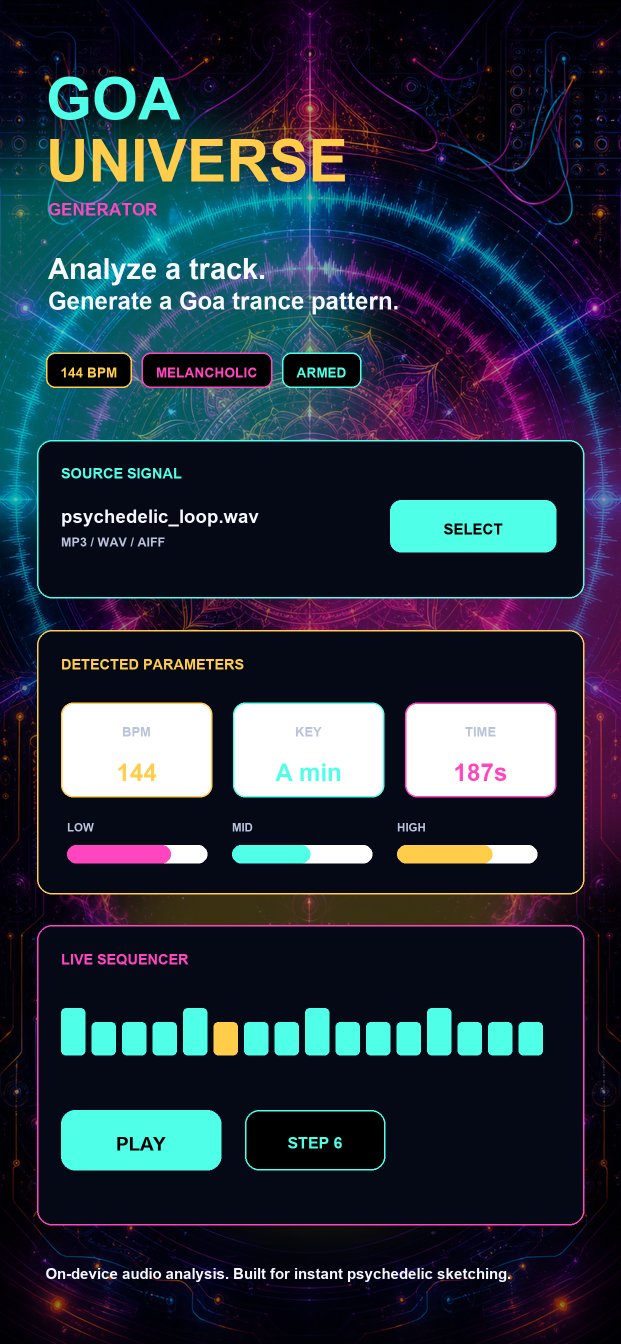
#> input picture AppStore/Screenshots/iphone65-1.png, 1242 x 2688 px, given in place of goa-psy-background.png, which was not available (shown at 1/2 size)
$ python create_appstore_screenshot.py
#> lines starting #> are read from the running program, lines starting #| are printed output that depends on the picture; pictures that were not available may be replaced by others from this repository, and a replacement may not be noted
#!/usr/bin/env python3
from pathlib import Path

from PIL import Image, ImageDraw, ImageFilter, ImageFont

ROOT = Path(__file__).resolve().parents[1]
BACKGROUND = ROOT / "Assets.xcassets" / "GoaPsyBackground.imageset" / "goa-psy-background.png"
OUTPUT = ROOT / "AppStore" / "Screenshots" / "iphone65-1.png"
SIZE = (1242, 2688)


def font(size: int, bold: bool = False) -> ImageFont.FreeTypeFont:
    candidates = [
        r"C:\Windows\Fonts\arialbd.ttf" if bold else r"C:\Windows\Fonts\arial.ttf",
        r"C:\Windows\Fonts\segoeuib.ttf" if bold else r"C:\Windows\Fonts\segoeui.ttf",
    ]
    for candidate in candidates:
        path = Path(candidate)
        if path.exists():
            return ImageFont.truetype(str(path), size)
    return ImageFont.load_default()


def text_center(draw: ImageDraw.ImageDraw, box: tuple[int, int, int, int], value: str, fnt, fill) -> None:
    bbox = draw.textbbox((0, 0), value, font=fnt)
    x = box[0] + (box[2] - box[0] - (bbox[2] - bbox[0])) / 2
    y = box[1] + (box[3] - box[1] - (bbox[3] - bbox[1])) / 2
    draw.text((x, y), value, font=fnt, fill=fill)


def rounded_panel(draw: ImageDraw.ImageDraw, box, outline, fill=(5, 9, 22, 188), radius=30, width=3) -> None:
    draw.rounded_rectangle(box, radius=radius, fill=fill, outline=outline, width=width)


def main() -> None:
    OUTPUT.parent.mkdir(parents=True, exist_ok=True)

    bg = Image.open(BACKGROUND).convert("RGB")
#> bg is the input picture: PIL image 1242x2688 RGB; mean R, G, B 38.5, 49, 62.6
    bg_ratio = bg.width / bg.height
#> bg_ratio = 0.462
    target_ratio = SIZE[0] / SIZE[1]
    if bg_ratio > target_ratio:
        new_h = SIZE[1]
        new_w = int(new_h * bg_ratio)
    else:
        new_w = SIZE[0]
        new_h = int(new_w / bg_ratio)
#> new_h = 2688
    bg = bg.resize((new_w, new_h), Image.Resampling.LANCZOS)
    left = (new_w - SIZE[0]) // 2
    top = (new_h - SIZE[1]) // 2
#> top = 0
    image = bg.crop((left, top, left + SIZE[0], top + SIZE[1])).convert("RGBA")

    overlay = Image.new("RGBA", SIZE, (0, 0, 0, 0))
#> overlay: PIL image 1242x2688 RGBA; every value is 0
    od = ImageDraw.Draw(overlay)
    od.rectangle((0, 0, SIZE[0], SIZE[1]), fill=(0, 0, 0, 82))
    od.rectangle((0, 1180, SIZE[0], SIZE[1]), fill=(0, 0, 0, 120))
    image = Image.alpha_composite(image, overlay)
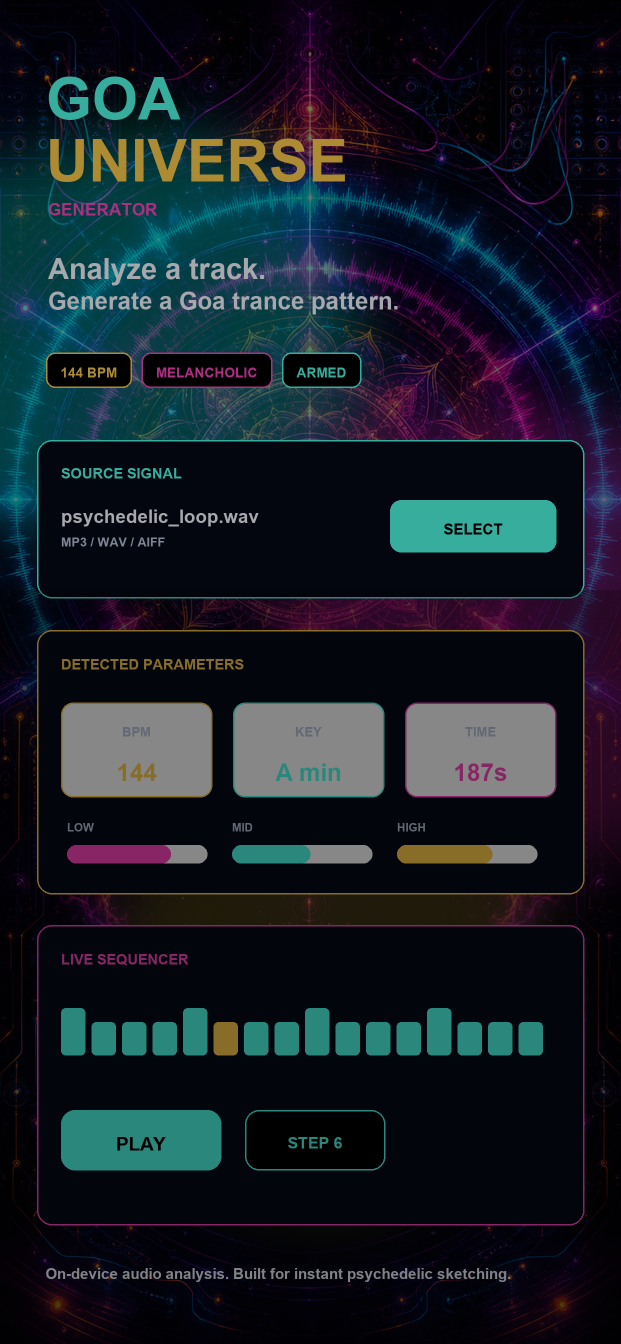
#> image: PIL image 1242x2688 RGBA (shown at 1/2 size); mean R, G, B, A 22.3, 29.1, 37.5, 255

    glow = Image.new("RGBA", SIZE, (0, 0, 0, 0))
    gd = ImageDraw.Draw(glow)
    for box, color in [
        ((-180, 210, 760, 1150), (0, 255, 230, 88)),
        ((500, 760, 1500, 1790), (255, 40, 190, 76)),
        ((170, 1500, 1120, 2460), (255, 210, 40, 58)),
    ]:
        gd.ellipse(box, fill=color)
    glow = glow.filter(ImageFilter.GaussianBlur(72))
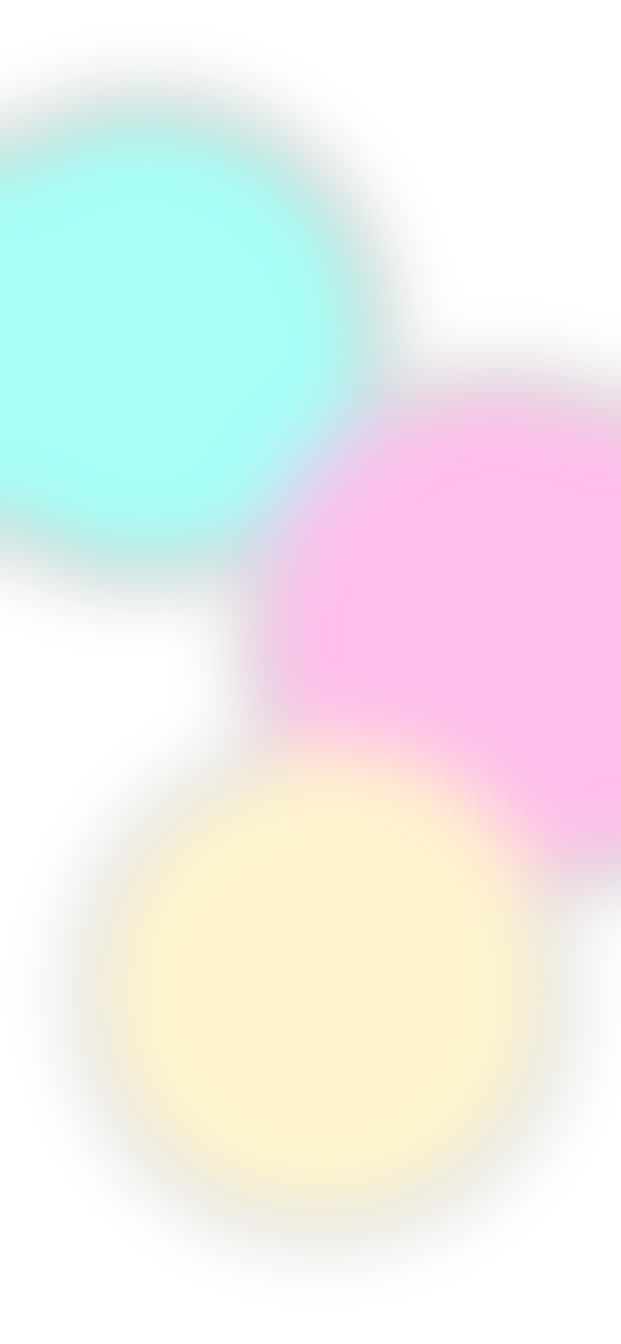
#> glow: PIL image 1242x2688 RGBA (shown at 1/2 size); mean R, G, B, A 97.7, 97, 81.3, 40.8; transparent parts drawn white
    image = Image.alpha_composite(image, glow)
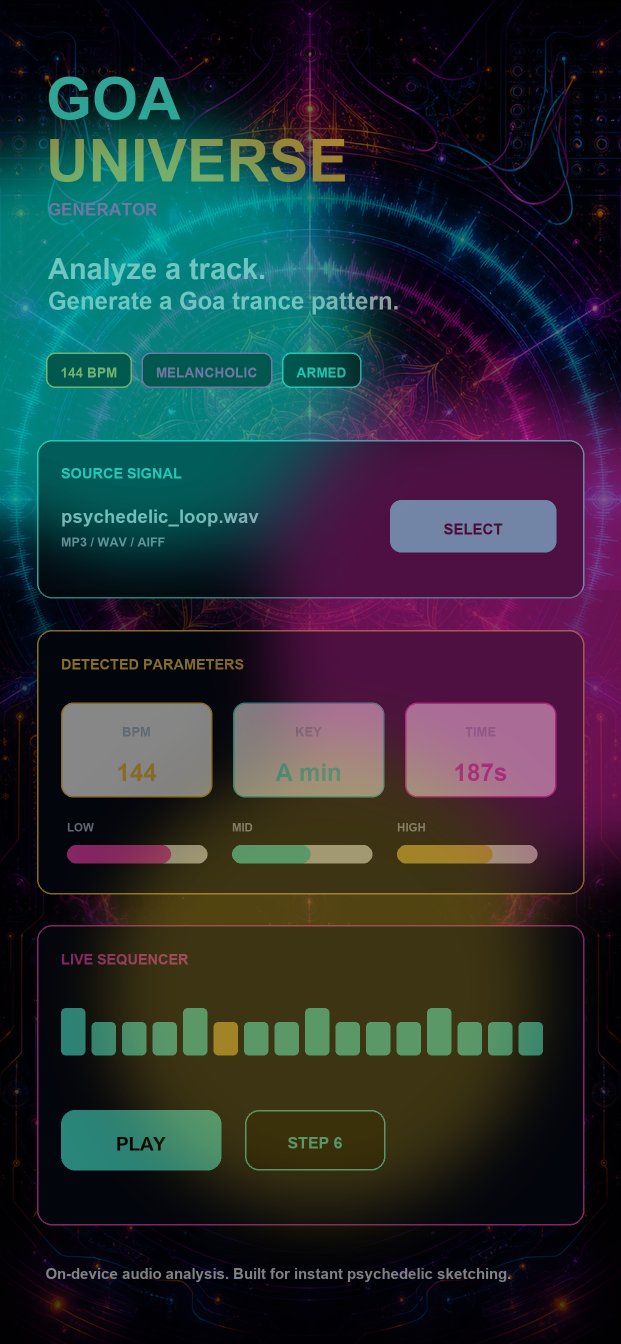
#> image: PIL image 1242x2688 RGBA (shown at 1/2 size); mean R, G, B, A 40.7, 47.3, 52.7, 255

    draw = ImageDraw.Draw(image)
    cyan = (80, 255, 232, 255)
    gold = (255, 205, 74, 255)
    magenta = (255, 70, 190, 255)
    white = (246, 248, 255, 255)
    muted = (185, 196, 220, 255)

    draw.text((92, 132), "GOA", font=font(118, True), fill=cyan)
    draw.text((92, 256), "UNIVERSE", font=font(118, True), fill=gold)
    draw.text((96, 400), "GENERATOR", font=font(34, True), fill=magenta)

    draw.text((96, 505), "Analyze a track.", font=font(58, True), fill=white)
    draw.text((96, 575), "Generate a Goa trance pattern.", font=font(48, True), fill=white)

    chip_y = 705
    chips = [("144 BPM", gold), ("MELANCHOLIC", magenta), ("ARMED", cyan)]
    x = 92
    for label, color in chips:
        text_box = draw.textbbox((0, 0), label, font=font(27, True))
        w = text_box[2] - text_box[0] + 58
        draw.rounded_rectangle((x, chip_y, x + w, chip_y + 70), radius=18, fill=(0, 0, 0, 150), outline=color, width=3)
        text_center(draw, (x, chip_y, x + w, chip_y + 70), label, font(27, True), color)
        x += w + 20
#> this loop made 3 passes
#> (text_box, w, x) on passes 1 to 3: ((0, 2, 41, 10), 99, 211), ((0, 2, 73, 10), 131, 362), ((0, 2, 34, 10), 92, 474)
#> after the loop, x = 474

    rounded_panel(draw, (74, 880, 1168, 1196), cyan)
    draw.text((122, 930), "SOURCE SIGNAL", font=font(29, True), fill=cyan)
    draw.text((122, 1012), "psychedelic_loop.wav", font=font(37, True), fill=white)
    draw.text((122, 1070), "MP3 / WAV / AIFF", font=font(25, True), fill=muted)
    draw.rounded_rectangle((780, 1000, 1112, 1104), radius=22, fill=(80, 255, 232, 230))
    text_center(draw, (780, 1000, 1112, 1104), "SELECT", font(30, True), (0, 0, 0, 255))

    rounded_panel(draw, (74, 1260, 1168, 1788), gold)
    draw.text((122, 1312), "DETECTED PARAMETERS", font=font(29, True), fill=gold)
    tiles = [("BPM", "144", gold), ("KEY", "A min", cyan), ("TIME", "187s", magenta)]
    tx = 122
    for label, value, color in tiles:
        draw.rounded_rectangle((tx, 1405, tx + 302, 1594), radius=24, fill=(255, 255, 255, 20), outline=color, width=3)
        text_center(draw, (tx, 1432, tx + 302, 1486), label, font(26, True), muted)
        text_center(draw, (tx, 1490, tx + 302, 1582), value, font(48, True), color)
        tx += 344
#> after the loop, tx = 1154

    bars = [("LOW", 0.74, magenta), ("MID", 0.56, cyan), ("HIGH", 0.68, gold)]
    bx = 134
    for label, amount, color in bars:
        draw.text((bx, 1642), label, font=font(23, True), fill=muted)
        draw.rounded_rectangle((bx, 1690, bx + 280, 1726), radius=18, fill=(255, 255, 255, 32))
        draw.rounded_rectangle((bx, 1690, bx + int(280 * amount), 1726), radius=18, fill=color)
        bx += 330
#> after the loop, bx = 1124

    rounded_panel(draw, (74, 1850, 1168, 2450), magenta)
    draw.text((122, 1902), "LIVE SEQUENCER", font=font(29, True), fill=magenta)
    step_x = 122
    for index in range(16):
        color = gold if index == 5 else (80, 255, 232, 180 if index % 4 == 0 else 92)
        height = 94 if index % 4 == 0 else 66
        draw.rounded_rectangle((step_x, 2016 + (94 - height), step_x + 48, 2110), radius=9, fill=color)
        step_x += 61
#> after the loop, step_x = 1098

    draw.rounded_rectangle((122, 2220, 442, 2340), radius=28, fill=(80, 255, 232, 235))
    text_center(draw, (122, 2220, 442, 2340), "PLAY", font(38, True), (0, 0, 0, 255))
    draw.rounded_rectangle((490, 2220, 770, 2340), radius=28, fill=(0, 0, 0, 145), outline=cyan, width=3)
    text_center(draw, (490, 2220, 770, 2340), "STEP 6", font(32, True), cyan)

    draw.text((91, 2530), "On-device audio analysis. Built for instant psychedelic sketching.", font=font(30, True), fill=white)
    image.convert("RGB").save(OUTPUT, "PNG", optimize=True)
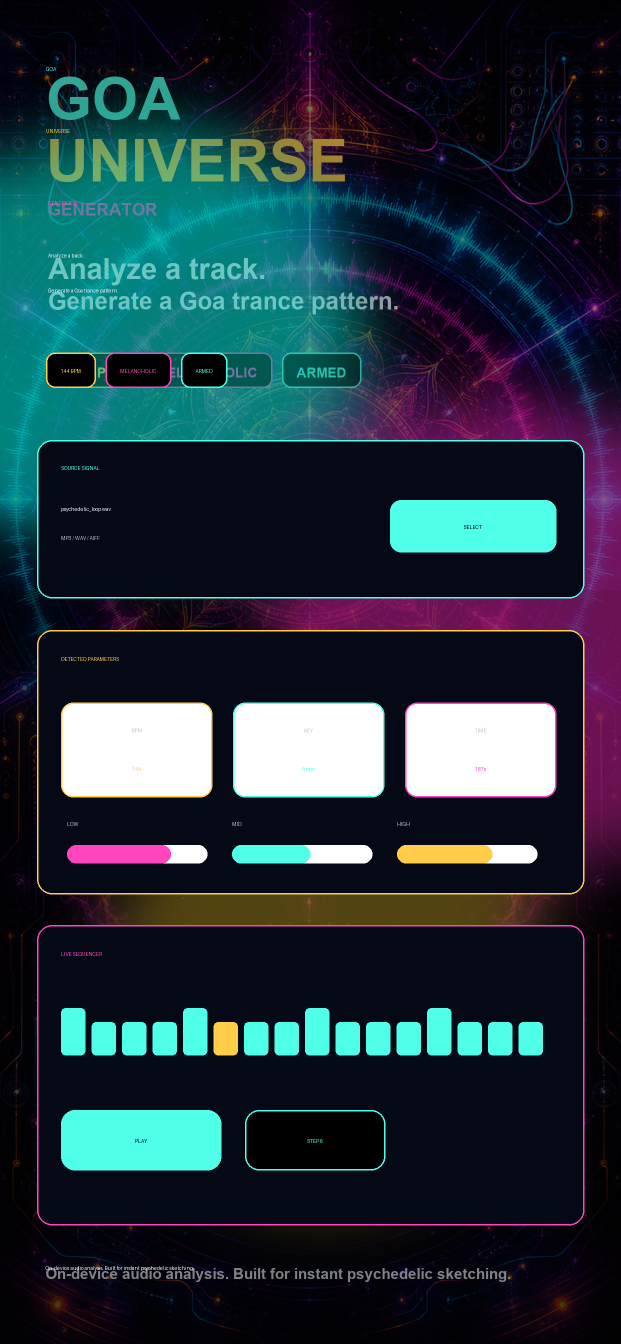
#> saved as iphone65-1.png: PIL image 1242x2688 RGB (shown at 1/2 size); mean R, G, B 34, 50.3, 59.6
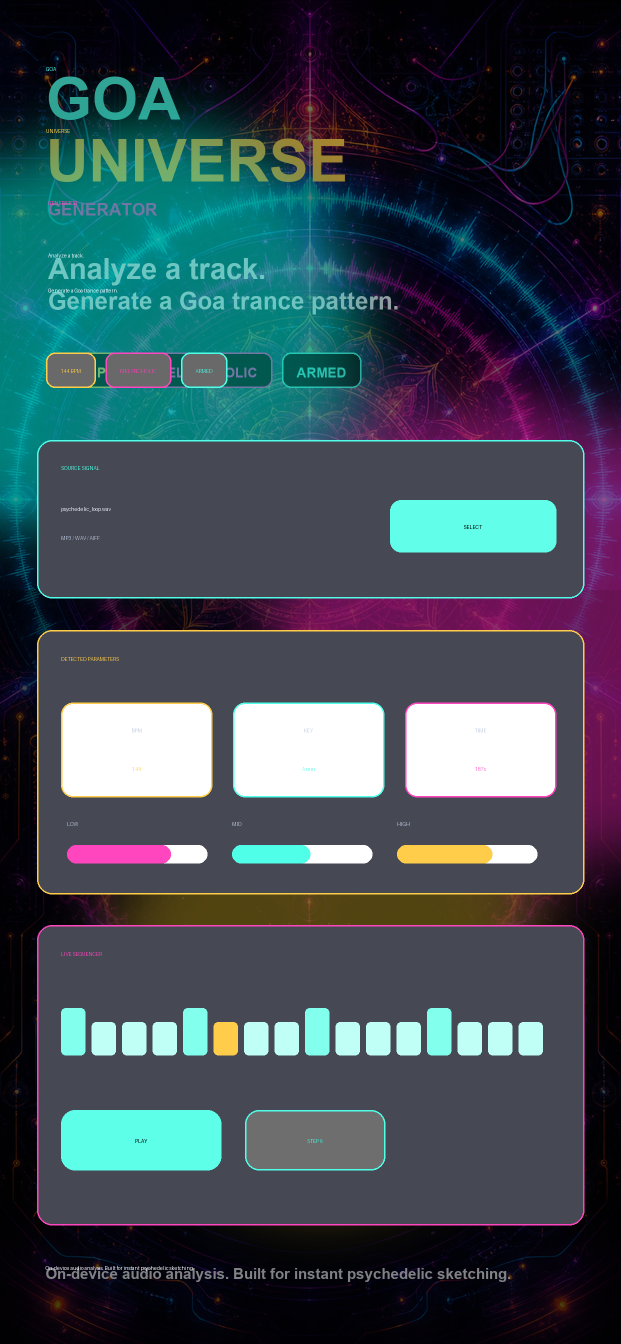
#> image: PIL image 1242x2688 RGBA (shown at 1/2 size); mean R, G, B, A 34, 50.3, 59.6, 214.8; transparent parts drawn white
    print(OUTPUT)


if __name__ == "__main__":
    main()
